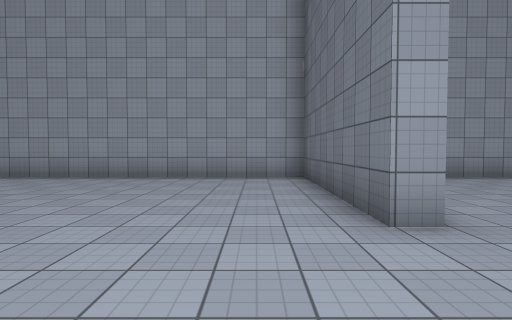
view 1 (above)

18 first-person views from a walk through a scene from a Unity 3-D project. The camera is 1.4 m above the floor, tilts 2° down and sees 80° across. The floor is counted in squares, 2 m on a side. Each view is taken from the middle of a square. On the plan, view 1 faces up. The plan holds only what a view shows up to about 10 squares ahead; the rest is blank. The place goes on beyond the plan. The player is left out. Surface patterns are stand-ins for the level's own textures.

view 2
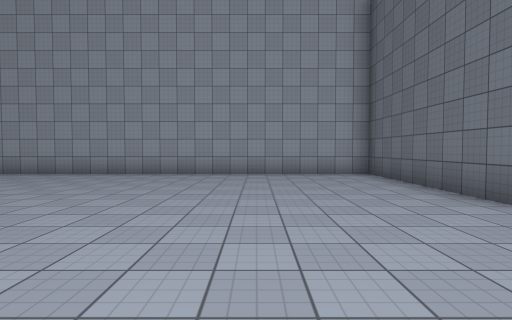

view 3
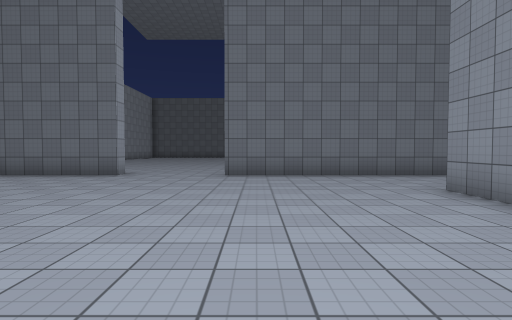

view 4
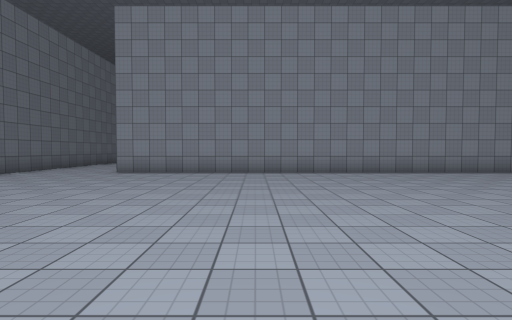

view 5
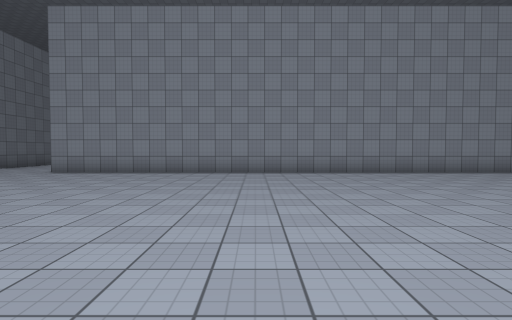

view 6
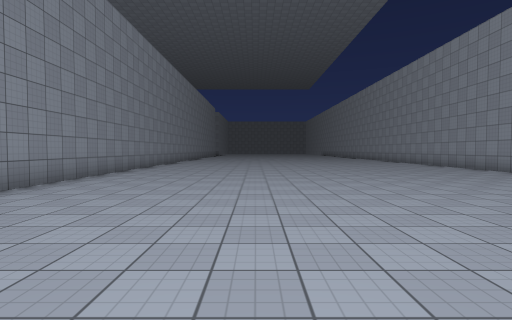

view 7
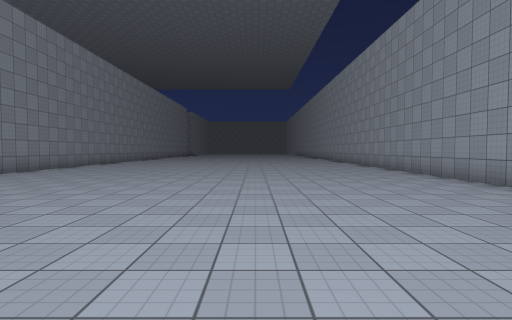

view 8
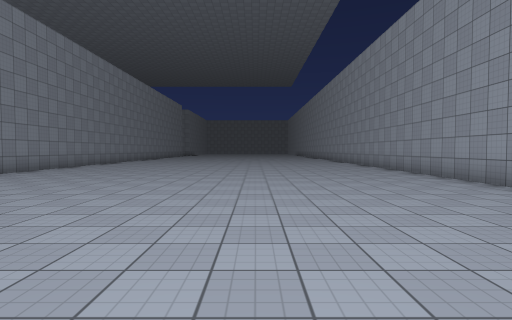

view 9
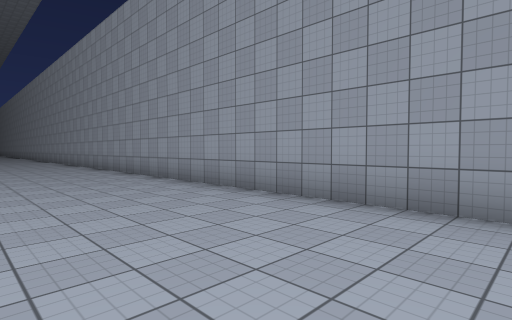

view 10
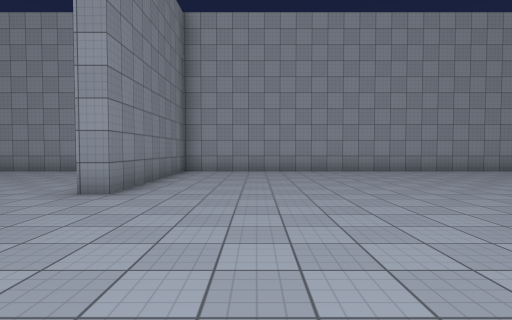

view 11
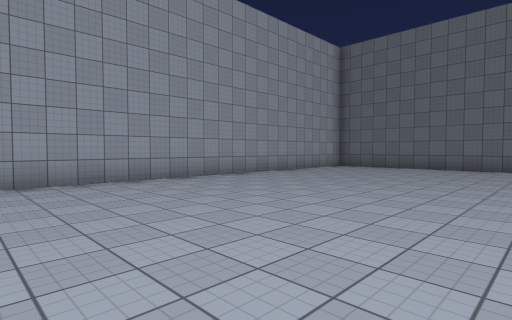

view 12
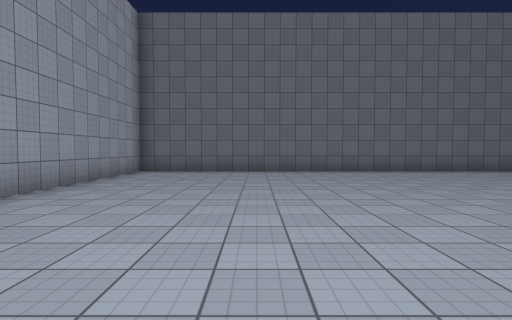

view 13
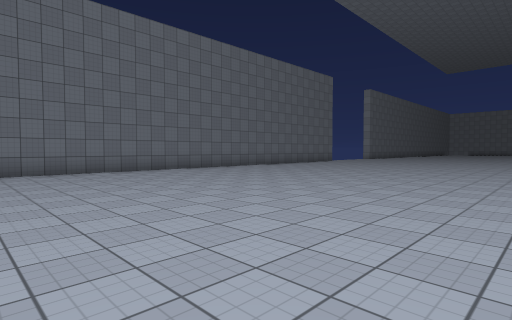

view 14
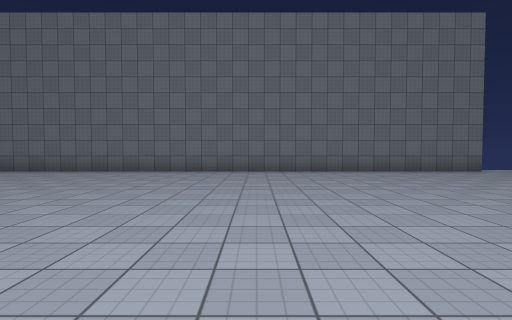

view 15
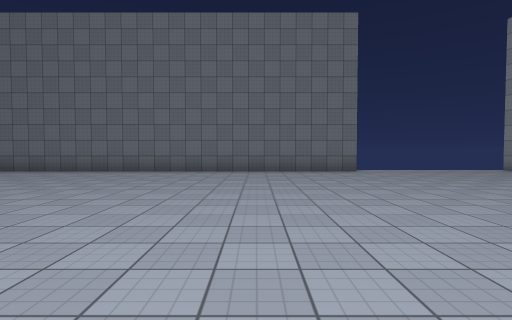

view 16
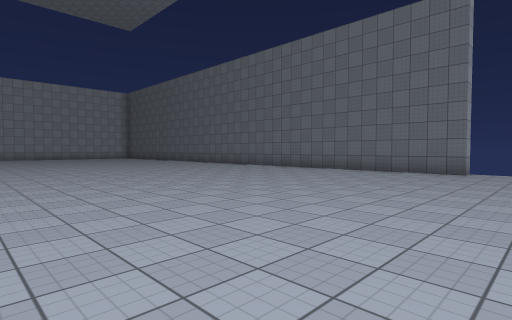

view 17
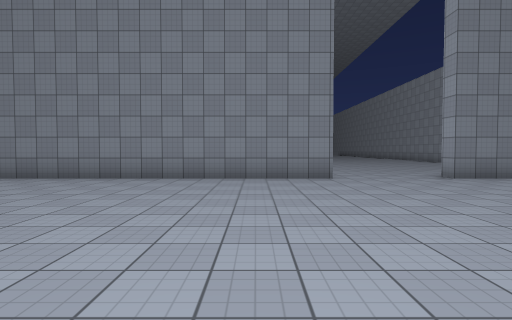

view 18
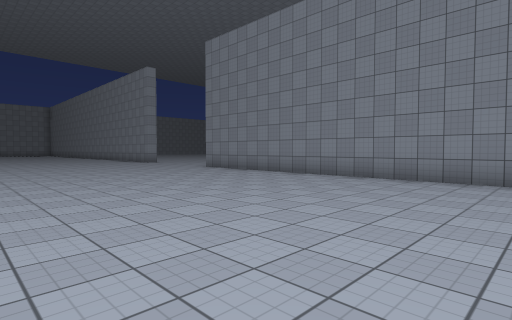

### Floor plan
Points are (right, up) in squares from view 1. A wall is a line through its corners. A room is listed if a view was taken in it or the views show most of it. See-through windows are left out.
Room 1 (views 1, 2, 3, 4, 5, 6, 7, 8, 9)
walls: (1.7, 2.7) (1.2, 2.7) (1.2, 7.7) (-20, 7.7); (-20, -4.3) (-1.8, -4.3); (1.2, -4.5) (1.2, -0.1)
ways out: opening at (1, 1) to room 2; opening at (-0.5, -4)
Room 2 (views 10, 11, 12, 13, 14, 15, 16, 17, 18)
walls: (1.7, -0.1) (1.7, -10.9); (19.2, -14.2) (18.7, -14.2) (18.7, 7.7) (1.7, 7.7) (1.7, 2.7)
ways out: opening at (1, 1) to room 1

Positions as (right, up) in squares from view 1, and headings:
1: (0, 0), facing up
2: (-2, -1), facing up
3: (-7, -1), facing right
4: (-6, 5), facing down
5: (-8, 5), facing down
6: (-8, 0), facing left
7: (-8, 3), facing left
8: (-10, 3), facing left
9: (-8, 4), facing up-left
10: (4, -2), facing up
11: (7, 1), facing up-right
12: (9, 4), facing right
13: (9, 2), facing down-right
14: (9, -7), facing right
15: (9, -11), facing right
16: (9, -16), facing up-right
17: (9, -2), facing left
18: (9, -4), facing down-left
